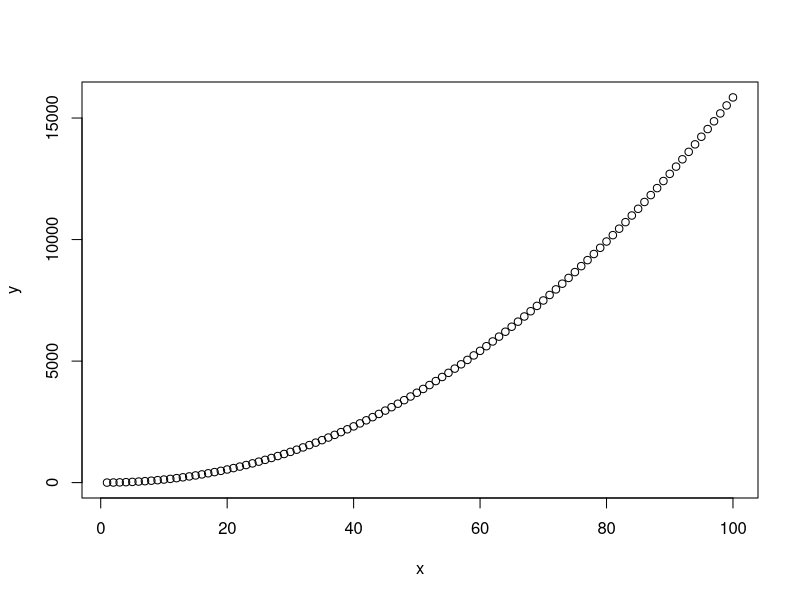

Here is the R script that generated this plot:
#plot exponential relationships
#Kelsey Gonzalez 
#KelseyGonzalez@email.arizona.edu 
#2019-07-16

x = c(1:100)
y = x^2.1

plot (x = x, y = y)
